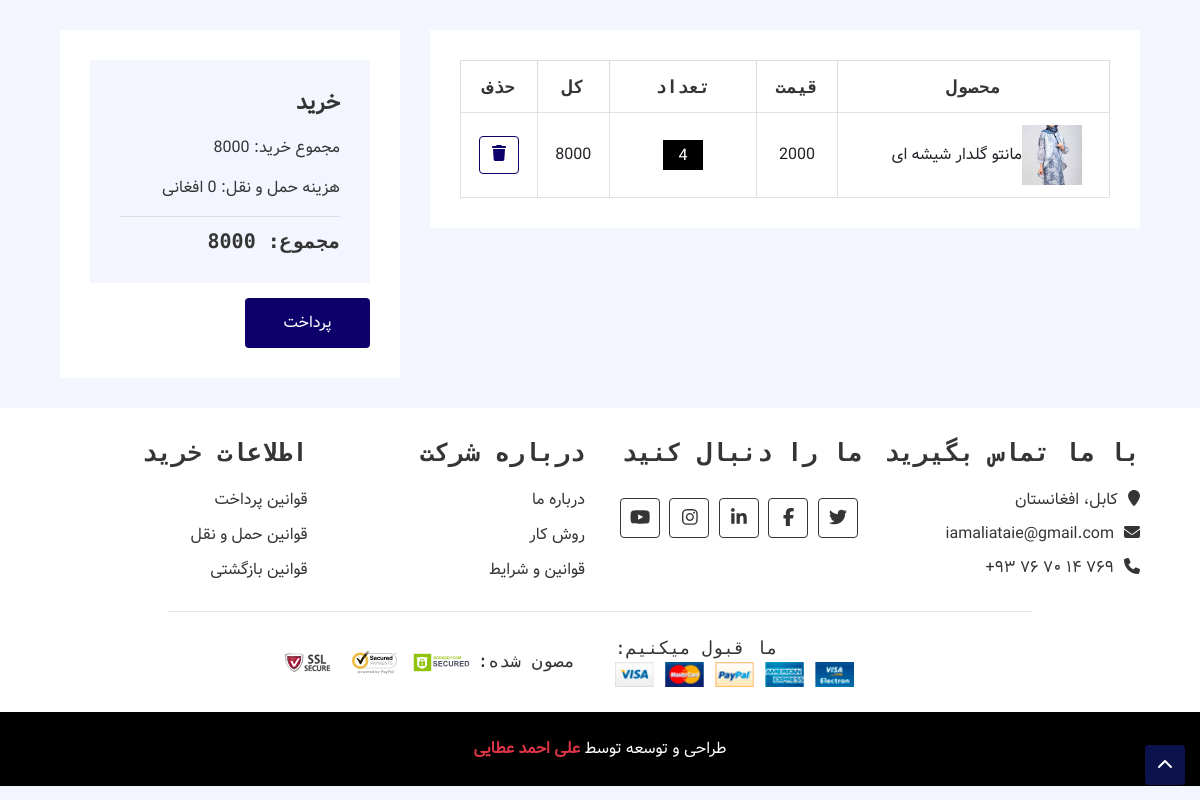
The app's page /open-order (signed in), older data.
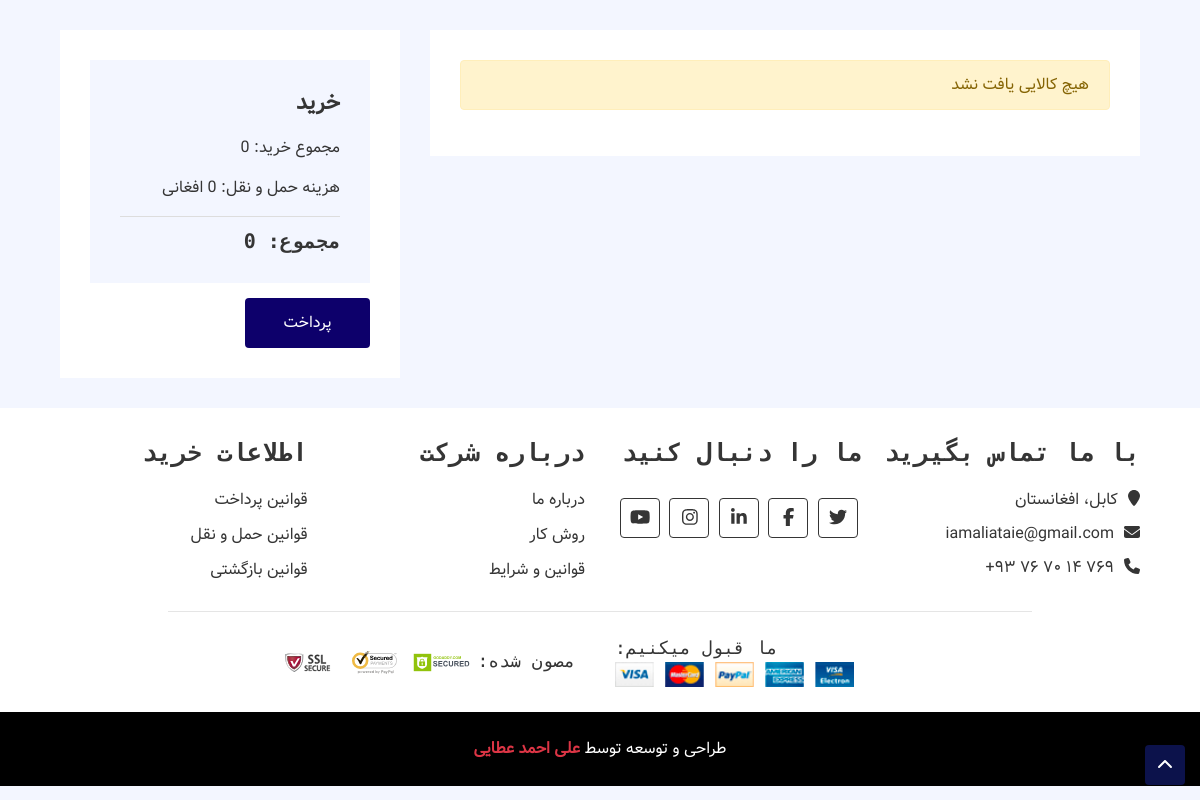
The same page, newer data.
### novinfajr_order/models.py (models this page shows, shortened)
class OrderDetail(models.Model):
    order = models.ForeignKey(Order, on_delete=models.CASCADE)
    product = models.ForeignKey(Product, on_delete=models.CASCADE)
    price = models.IntegerField()
    count = models.IntegerField()
    def get_total(self):
        return self.price * self.count

class Order(models.Model):
    owner = models.ForeignKey(User, on_delete=models.CASCADE ,verbose_name='سفارش دهنده')
    payment_date = models.DateTimeField(auto_now=True, blank=True, verbose_name='تاریخ پرداخت')
    is_paid = models.BooleanField(default=False, verbose_name='پرداخت شده/پرداخت نشده')
    def get_order_total(self):
        amount = 0
        for detail in self.orderdetail_set.all():
            amount += detail.price * detail.count
        return amount

### novinfajr_products/models.py (models this page shows, shortened)
class Product(models.Model):
    title = models.CharField(max_length=150, verbose_name='نام کالا')
    description = RichTextUploadingField(null=True)
    price = models.DecimalField(max_digits=10, decimal_places=2, verbose_name='قیمت')
    image = models.ImageField(upload_to=upload_path, verbose_name='تصویر')
    category = models.ForeignKey(ProductCategory, null=True, on_delete=models.CASCADE)
    class Meta:
        verbose_name = 'محصول'
        verbose_name_plural = 'محصولات'
    objects = ProductManager()
    def get_absolute_url(self):
        return f'/product/{self.id}/{self.title.replace(" ", "-")}'

### novinfajr_order/views.py (the view)
# urls.py: path('open-order', user_open_order, name='cart'),
@login_required(login_url='/login')
def user_open_order(request):
    context = {
        'order': None ,
        'orderdetail': None,
        'page_title': 'سبد خرید'
    }
    order = Order.objects.filter(owner_id=request.user.id, is_paid=False).first()
    if order is None:
        return render(request, 'orders/order_detail.html', context)
    order_detail = order.orderdetail_set.all()
    if order_detail.count() == 0:
        return render(request, 'orders/order_detail.html', context)
    order_detail_count = order.orderdetail_set.all().count()
    print(order_detail_count)
    context['order'] = order
    context['orderdetail'] = order_detail
    return render(request, 'orders/order_detail.html', context)

### novinfajr_order/templates/orders/order_detail.html (shortened to what this page needs)
{% extends 'shared/_MainLayout.html' %}
{% load static %}
{% block content %}
<div class="cart-page">
    <div class="container-fluid">
        <div class="row">
            <div class="col-lg-8">
                <div class="cart-page-inner">
                    {% if orderdetail is None %}
                    <p class="alert alert-warning">هیچ کالایی یافت نشد</p>
                    {% else %}
                    <div class="table-responsive">
                        <table class="table table-bordered">
                            <thead class="thead-dark">
                            <tr>
                                <th>محصول</th>
                                <th>قیمت</th>
                                <th>تعداد</th>
                                <th>کل</th>
                                <th>حذف</th>
                            </tr>
                            </thead>
                            <tbody class="align-middle">
                            {% for order in orderdetail %}
                            <tr>
                                <td>
                                    <div class="img">
                                        <a href="{{ order.product.get_absolute_url }}"><img src="{{ order.product.image.url }}" alt="Image"></a>
                                        <p>{{ order.product.title }}</p>
                                    </div>
                                </td>
                                <td>{{ order.price }}</td>
                                <td>
                                    <div class="qty">
                                        <input type="text" value="{{ order.count }}">
                                    </div>
                                </td>
                                <td>{{ order.get_total }}</td>
                                <td>
                                    <a class="btn" href="/remove-order/{{ order.id }}"><i class="fa fa-trash"></i></a>
                                </td>
                            </tr>
                            {% endfor %}
                            </tbody>
                        </table>
                    </div>
                    {% endif %}
                </div>
            </div>
            <div class="col-lg-4">
                <div class="cart-page-inner">
                    <div class="row">
                        <div class="col-md-12">
                            <div class="cart-summary">
                                <div class="cart-content">
                                    {% if orderdetail is None %}
                                    <h1>خرید</h1>
                                    <p> مجموع خرید: 0</p>
                                    <p>هزینه حمل و نقل: 0 افغانی</p>
                                    <h2>مجموع: 0</h2>
                                    {% else %}
                                    <h1>خرید</h1>
                                    <p> مجموع خرید: {{ order.get_order_total }}</p>
                                    <p>هزینه حمل و نقل: 0 افغانی</p>
                                    <h2>مجموع: {{ order.get_order_total }}</h2>
                                    {% endif %}
                                </div>
                                <div class="cart-btn">
                                    <form method="post" action="/checkout/{{ order.id }}">
                                        <button {% if orderdetail is None %}disabled{% endif %} >پرداخت</button>
                                    </form>
                                </div>
                            </div>
                        </div>
                    </div>
                </div>
            </div>
        </div>
    </div>
</div>
{% endblock %}

Row changes from the older to the newer data that the page shows:
removed OrderDetail: product.image (picture), product "مانتو گلدار شیشه ای", price "2000", count "4", get_total "8000"
no longer on this page (row edited): Order: get_order_total "8000"
Text that changed along with them:
text no longer shown: "محصول قیمت تعداد کل حذف مجموع خرید: مجموع:"
text now shown: "هیچ کالایی یافت نشد مجموع خرید: 0 مجموع: 0"
